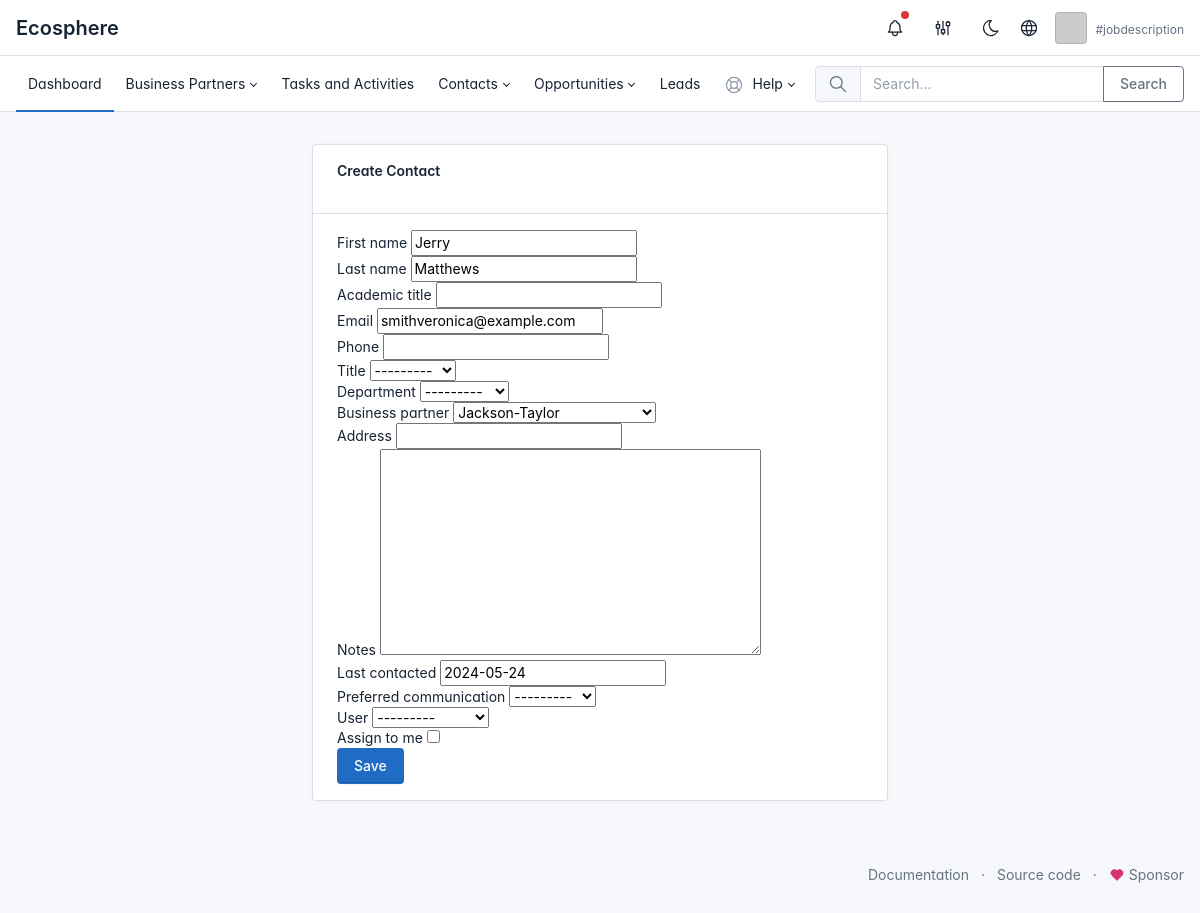
Page /en/contacts/1/update/ on the committed database.
### apps/contact/models.py (models this page shows, shortened)
class Contact(models.Model):
    TITLE_CHOICES = [
        ('Manager', 'Manager'),
        ('Director', 'Director'),
        ('Executive', 'Executive'),
        ('Other', 'Other'),
    ]
    DEPARTMENT_CHOICES = [
        ('Sales', 'Sales'),
        ('Marketing', 'Marketing'),
        ('IT', 'IT'),
        ('Finance', 'Finance'),
        ('HR', 'HR'),
        ('Other', 'Other'),
    ]
    PREFERRED_COMMUNICATION_CHOICES = [
        ('Email', 'Email'),
        ('Phone', 'Phone'),
        ('Text', 'Text'),
        ('In-Person', 'In-Person'),
    ]
    first_name = models.CharField(max_length=50, default='')
    last_name = models.CharField(max_length=50, default='')
    academic_title = models.CharField(max_length=50, null=True, blank=True)
    email = models.EmailField(max_length=100, null=True, blank=True)
    phone = models.CharField(max_length=20, null=True, blank=True)
    title = models.CharField(max_length=50, choices=TITLE_CHOICES, null=True, blank=True)
    department = models.CharField(max_length=50, choices=DEPARTMENT_CHOICES, null=True, blank=True)
    business_partner = models.ForeignKey('business_partner.BusinessPartner', on_delete=models.CASCADE, related_name='contacts', null=True, blank=True)
    address = models.CharField(max_length=200, null=True, blank=True)
    notes = models.TextField(null=True, blank=True)
    last_contacted = models.DateField(default=date.today)
    preferred_communication = models.CharField(max_length=50, choices=PREFERRED_COMMUNICATION_CHOICES, null=True, blank=True)
    created_at = models.DateTimeField(auto_now_add=True)
    updated_at = models.DateTimeField(auto_now=True)
    user = models.ForeignKey(User, on_delete=models.CASCADE, null=True, blank=True)

### apps/contact/views.py (the view)
# urls.py: path('contacts/<int:pk>/update/', views.contact_update, name='contact_update'),
def contact_update(request, pk):
    contact = get_object_or_404(Contact, pk=pk)
    if request.method == 'POST':
        form = ContactForm(request.POST, instance=contact)
        if form.is_valid():
            contact = form.save(commit=False)
            if form.cleaned_data['assign_to_me']:
                contact.user = request.user
            else:
                contact.user = None
            contact.save()
            return redirect('contact:contact_list')
    else:
        form = ContactForm(instance=contact)
    return render(request, 'apps/contact/contact_form.html', {'form': form})

### apps/contact/forms.py
class ContactForm(forms.ModelForm):
    assign_to_me = forms.BooleanField(required=False)
    class Meta:
        model = Contact
        fields = ['first_name', 'last_name', 'academic_title', 'email', 'phone', 'title', 'department', 'business_partner', 'address', 'notes', 'last_contacted', 'preferred_communication', 'user', 'assign_to_me']

### apps/business_partner/models.py (called while the page is built)
    def __str__(self):
        return self.name

### templates/apps/contact/contact_form.html (shortened to what this page needs)
{% extends 'base.html' %}
{% load i18n %}
{% block content %}
<div class="container my-5">
  <div class="row justify-content-center">
    <div class="col-md-6">
      <div class="card">
        <div class="card-header">
          <h4>Create Contact</h4>
        </div>
        <div class="card-body">
          <form method="post">
            {% for field in form %}
            <div class="form-group">
              <label for="{{ field.id_for_label }}">{{ field.label }}</label>
              {{ field }}
            </div>
            {% endfor %}
            <button type="submit" class="btn btn-primary">Save</button>
          </form>
        </div>
      </div>
    </div>
  </div>
</div>
{% endblock %}

### templates/base.html (style rules this page uses)
:root { --tblr-font-sans-serif: 'Inter Var', -apple-system, BlinkMacSystemFont, San Francisco, Segoe UI, Roboto, Helvetica Neue, sans-serif; }
body { font-feature-settings: "cv03", "cv04", "cv11"; }

### rows in the picture
Contact: form "Jerry" "Matthews" "smithveronica@example.com" "---------" "---------" "Jackson-Taylor" "2024-05-24" "---------" "---------"

### other values in the picture
{{ field.label }} "First name" "Last name" "Academic title" "Email" "Phone" "Title" "Department" "Business partner" "Address" "Notes" "Last contacted" "Preferred communication" "User" "Assign to me"
